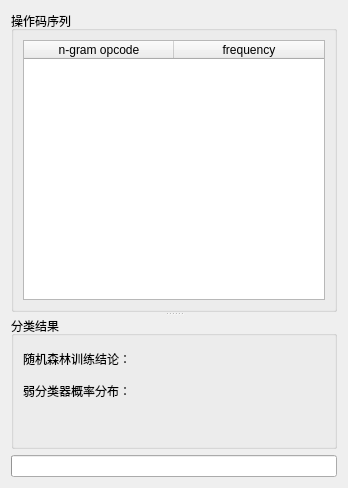
<?xml version="1.0" encoding="UTF-8"?>
<ui version="4.0">
 <class>Dialog</class>
 <widget class="QDialog" name="Dialog">
  <property name="geometry">
   <rect>
    <x>0</x>
    <y>0</y>
    <width>348</width>
    <height>488</height>
   </rect>
  </property>
  <property name="windowTitle">
   <string>操作码分类</string>
  </property>
  <layout class="QVBoxLayout" name="verticalLayout">
   <item>
    <widget class="QSplitter" name="splitter">
     <property name="orientation">
      <enum>Qt::Vertical</enum>
     </property>
     <widget class="QGroupBox" name="groupBox_2">
      <property name="minimumSize">
       <size>
        <width>0</width>
        <height>0</height>
       </size>
      </property>
      <property name="title">
       <string>操作码序列</string>
      </property>
      <layout class="QVBoxLayout" name="verticalLayout_2">
       <item>
        <widget class="QTableWidget" name="tableWidget">
         <property name="rowCount">
          <number>0</number>
         </property>
         <attribute name="horizontalHeaderDefaultSectionSize">
          <number>150</number>
         </attribute>
         <attribute name="verticalHeaderVisible">
          <bool>false</bool>
         </attribute>
         <column>
          <property name="text">
           <string>n-gram opcode</string>
          </property>
         </column>
         <column>
          <property name="text">
           <string>frequency</string>
          </property>
         </column>
        </widget>
       </item>
      </layout>
     </widget>
     <widget class="QGroupBox" name="groupBox">
      <property name="title">
       <string>分类结果</string>
      </property>
      <layout class="QVBoxLayout" name="verticalLayout_3">
       <item>
        <widget class="QLabel" name="label">
         <property name="text">
          <string>随机森林训练结论： </string>
         </property>
        </widget>
       </item>
       <item>
        <widget class="QLabel" name="label_2">
         <property name="text">
          <string>弱分类器概率分布： </string>
         </property>
        </widget>
       </item>
       <item>
        <widget class="QLabel" name="label_3">
         <property name="text">
          <string/>
         </property>
        </widget>
       </item>
      </layout>
     </widget>
    </widget>
   </item>
   <item>
    <widget class="QProgressBar" name="progressBar">
     <property name="value">
      <number>0</number>
     </property>
     <property name="textVisible">
      <bool>false</bool>
     </property>
    </widget>
   </item>
  </layout>
 </widget>
 <resources/>
 <connections/>
</ui>
